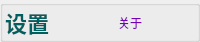
             <widget class="QGroupBox" name="groupBox_2">
              <property name="minimumSize">
               <size>
                <width>0</width>
                <height>42</height>
               </size>
              </property>
              <property name="maximumSize">
               <size>
                <width>16777215</width>
                <height>42</height>
               </size>
              </property>
              <property name="styleSheet">
               <string notr="true">#groupBox_2{
border: 0px solid #42adff;
border-radius:0px;}</string>
              </property>
              <property name="title">
               <string/>
              </property>
              <layout class="QHBoxLayout" name="horizontalLayout_35">
               <property name="leftMargin">
                <number>2</number>
               </property>
               <property name="topMargin">
                <number>0</number>
               </property>
               <property name="rightMargin">
                <number>0</number>
               </property>
               <property name="bottomMargin">
                <number>0</number>
               </property>
               <item>
                <widget class="QLabel" name="label_5">
                 <property name="minimumSize">
                  <size>
                   <width>0</width>
                   <height>0</height>
                  </size>
                 </property>
                 <property name="maximumSize">
                  <size>
                   <width>16777215</width>
                   <height>40</height>
                  </size>
                 </property>
                 <property name="styleSheet">
                  <string notr="true">QLabel
{
	font-size: 22px;
	font-family: &quot;Microsoft YaHei&quot;;
	font-weight: bold;
 		border-radius:9px;
		background:rgba(66, 195, 255, 0);
color: rgb(0, 95, 95);

}
</string>
                 </property>
                 <property name="text">
                  <string>设置</string>
                 </property>
                </widget>
               </item>
               <item>
                <widget class="QLabel" name="label_27">
                 <property name="minimumSize">
                  <size>
                   <width>0</width>
                   <height>0</height>
                  </size>
                 </property>
                 <property name="maximumSize">
                  <size>
                   <width>16777215</width>
                   <height>40</height>
                  </size>
                 </property>
                 <property name="styleSheet">
                  <string notr="true">QLabel{
	font-family: &quot;DejaVu Sans Mono&quot;;
	font-size: 15px;
	color: #e8e8e8;
border-image: url(:/img/icon/设置.png);}</string>
                 </property>
                 <property name="text">
                  <string/>
                 </property>
                </widget>
               </item>
               <item>
                <spacer name="horizontalSpacer_13">
                 <property name="orientation">
                  <enum>Qt::Horizontal</enum>
                 </property>
                 <property name="sizeHint" stdset="0">
                  <size>
                   <width>40</width>
                   <height>20</height>
                  </size>
                 </property>
                </spacer>
               </item>
               <item>
                <widget class="QLabel" name="label_9">
                 <property name="styleSheet">
                  <string notr="true">font: 25 6pt &quot;Adobe 黑体 Std L&quot;;
color:rgb(120, 0, 180)</string>
                 </property>
                 <property name="text">
                  <string>关于</string>
                 </property>
                </widget>
               </item>
               <item>
                <widget class="QPushButton" name="maButton">
                 <property name="styleSheet">
                  <string notr="true">QPushButton{font-family: &quot;Microsoft YaHei&quot;;
font-size: 14px;
font-weight: bold;
color:white;
text-align: center center;
padding-left: 5px;
padding-right: 5px;
padding-top: 4px;
padding-bottom: 4px;
border-style: solid;
border-width: 0px;
border-color: rgba(255, 255, 255, 255);
border-radius: 3px;
background-color: rgba(200, 200, 200,0);}

QPushButton:focus{outline: none;}

QPushButton::pressed{font-family: &quot;Microsoft YaHei&quot;;
                     font-size: 14px;
                     font-weight: bold;
                     color:rgb(200,200,200);
                     text-align: center center;
                     padding-left: 5px;
                     padding-right: 5px;
                     padding-top: 4px;
                     padding-bottom: 4px;
                     border-style: solid;
                     border-width: 0px;
                     border-color: rgba(255, 255, 255, 255);
                     border-radius: 3px;
                     background-color:  #bf513b;}

QPushButton::disabled{font-family: &quot;Microsoft YaHei&quot;;
                     font-size: 14px;
                     font-weight: bold;
                     color:rgb(200,200,200);
                     text-align: center center;
                     padding-left: 5px;
                     padding-right: 5px;
                     padding-top: 4px;
                     padding-bottom: 4px;
                     border-style: solid;
                     border-width: 0px;
                     border-color: rgba(255, 255, 255, 255);
                     border-radius: 3px;
                     background-color:  #bf513b;}
QPushButton::hover {
border-style: solid;
border-width: 0px;
border-radius: 0px;
background-color: rgba(48,148,243,80);}</string>
                 </property>
                 <property name="text">
                  <string/>
                 </property>
                 <property name="icon">
                  <iconset resource="../apprcc.qrc">
                   <normaloff>:/img/icon/关于.png</normaloff>:/img/icon/关于.png</iconset>
                 </property>
                 <property name="iconSize">
                  <size>
                   <width>30</width>
                   <height>30</height>
                  </size>
                 </property>
                </widget>
               </item>
              </layout>
             </widget>
